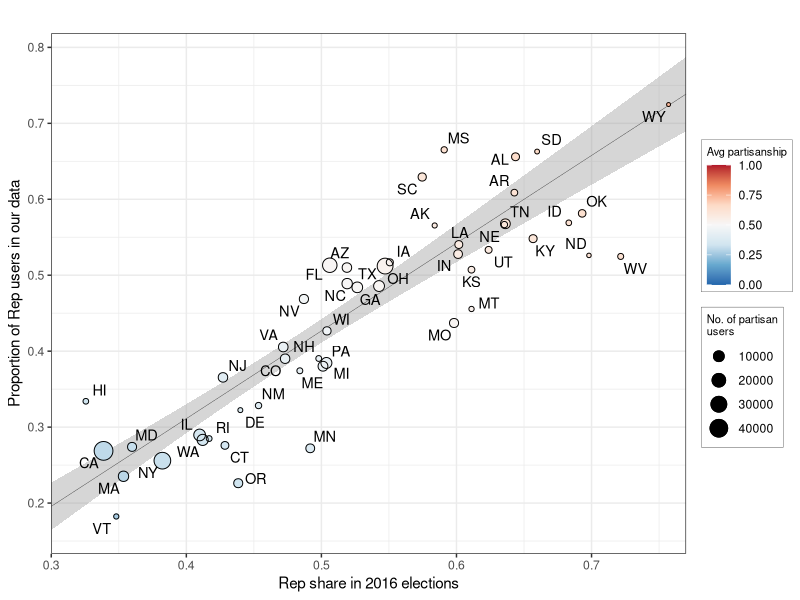

Here is the R script that generated this plot:
library(ggplot2)
library(ggrepel)
data <- read.csv("output/verify_party_assignment.csv", header=TRUE)

# We exclude DC because it has a disproportionately large number of news media Twitter handles that make it an outlier. Moreover, DC is not an official state.
data = data[data$abbr != 'DC',]

data$avg_part <- rowMeans(subset(data, select = c(rep_share, rep_twitter)), na.rm = TRUE)

ggplot(data) + 
  geom_smooth(method='lm', aes(x=rep_share, y=rep_twitter, weight=partisan_twitter), size=.1, color='black', se=TRUE, fullrange=TRUE)  + 
  geom_point(aes(x=rep_share, y=rep_twitter, size=partisan_twitter, color=avg_part)) + 
  geom_point(aes(x=rep_share, y=rep_twitter, size=partisan_twitter), shape = 1,colour = "black") +
  geom_text_repel(aes(x=rep_share, y=rep_twitter, label=abbr), size=3.7) + 
  scale_color_distiller("Avg partisanship", palette = "RdBu", limits=c(0,1)) + 
  theme_bw() +
  labs(x='Rep share in 2016 elections', y='Proportion of Rep users in our data', title='', size='No. of partisan\nusers') + 
  scale_y_continuous(breaks=seq(0,1,.1)) + scale_x_continuous(breaks=seq(0,1,.1), expand=c(0,0), limits=c(0.3, .77))  +
  theme(legend.background = element_rect(color="black",size = 0.1),legend.margin=margin(c(4,4,5,4)), legend.title=element_text(size=8))


fit <- lm(rep_share ~ rep_twitter, weights = partisan_twitter, data = data)
summary(fit)
